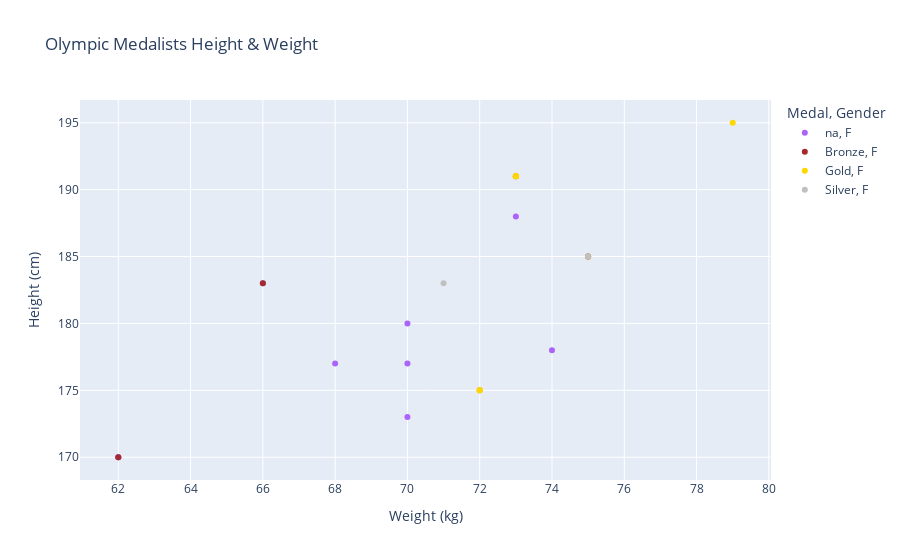

The code cell stored with this chart in its notebook:
### Code cell
# Create the scatter plot
update_scatter_plot(gender_dropdown.value, sport_dropdown.value, country_dropdown.value)

### Figure 1 — Plotly figure (JSON) as saved in the notebook; plotly's stock layout.template omitted (floating-point values rounded to 4 significant figures)
{"data": [{"hovertemplate": "Medal=na<br>Gender=F<br>Weight(kg)=%{x}<br>Height(cm)=%{y}<extra></extra>", "legendgroup": "na, F", "marker": {"color": "#ab63fa", "symbol": "circle"}, "mode": "markers", "name": "na, F", "orientation": "v", "showlegend": true, "type": "scatter", "x": [70, 62, 62, null, 70, 73, null, 74, 70, null, null, null, 75, 66, 72, 68], "xaxis": "x", "y": [173, 170, 170, null, 177, 188, null, 178, 180, null, null, null, 185, 183, 175, 177], "yaxis": "y"}, {"hovertemplate": "Medal=Bronze<br>Gender=F<br>Weight(kg)=%{x}<br>Height(cm)=%{y}<extra></extra>", "legendgroup": "Bronze, F", "marker": {"color": "brown", "symbol": "circle"}, "mode": "markers", "name": "Bronze, F", "orientation": "v", "showlegend": true, "type": "scatter", "x": [62, 73, 75, 66], "xaxis": "x", "y": [170, 191, 185, 183], "yaxis": "y"}, {"hovertemplate": "Medal=Gold<br>Gender=F<br>Weight(kg)=%{x}<br>Height(cm)=%{y}<extra></extra>", "legendgroup": "Gold, F", "marker": {"color": "gold", "symbol": "circle"}, "mode": "markers", "name": "Gold, F", "orientation": "v", "showlegend": true, "type": "scatter", "x": [73, 73, 73, 75, 79, 72, 72, 72], "xaxis": "x", "y": [191, 191, 191, 185, 195, 175, 175, 175], "yaxis": "y"}, {"hovertemplate": "Medal=Silver<br>Gender=F<br>Weight(kg)=%{x}<br>Height(cm)=%{y}<extra></extra>", "legendgroup": "Silver, F", "marker": {"color": "silver", "symbol": "circle"}, "mode": "markers", "name": "Silver, F", "orientation": "v", "showlegend": true, "type": "scatter", "x": [71, 75], "xaxis": "x", "y": [183, 185], "yaxis": "y"}], "layout": {"autosize": true, "legend": {"title": {"text": "Medal, Gender"}, "tracegroupgap": 0}, "title": {"text": "Olympic Medalists Height & Weight"}, "xaxis": {"anchor": "y", "autorange": true, "domain": [0, 1], "range": [60.95, 80.05], "title": {"text": "Weight (kg)"}, "type": "linear"}, "yaxis": {"anchor": "x", "autorange": true, "domain": [0, 1], "range": [167.9, 197.1], "title": {"text": "Height (cm)"}, "type": "linear"}}}
